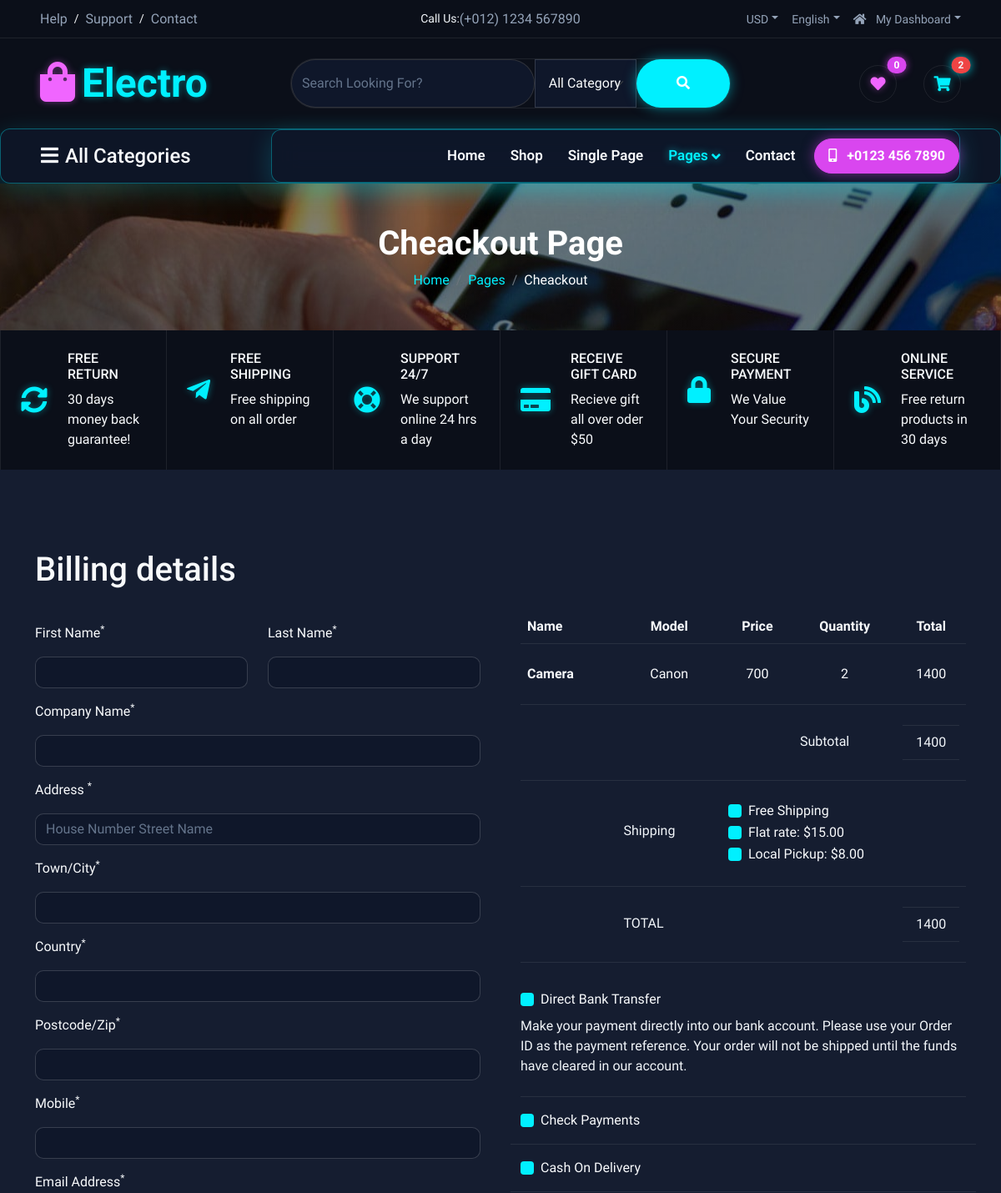
Page /cheackout (upper part) on the earlier database version.
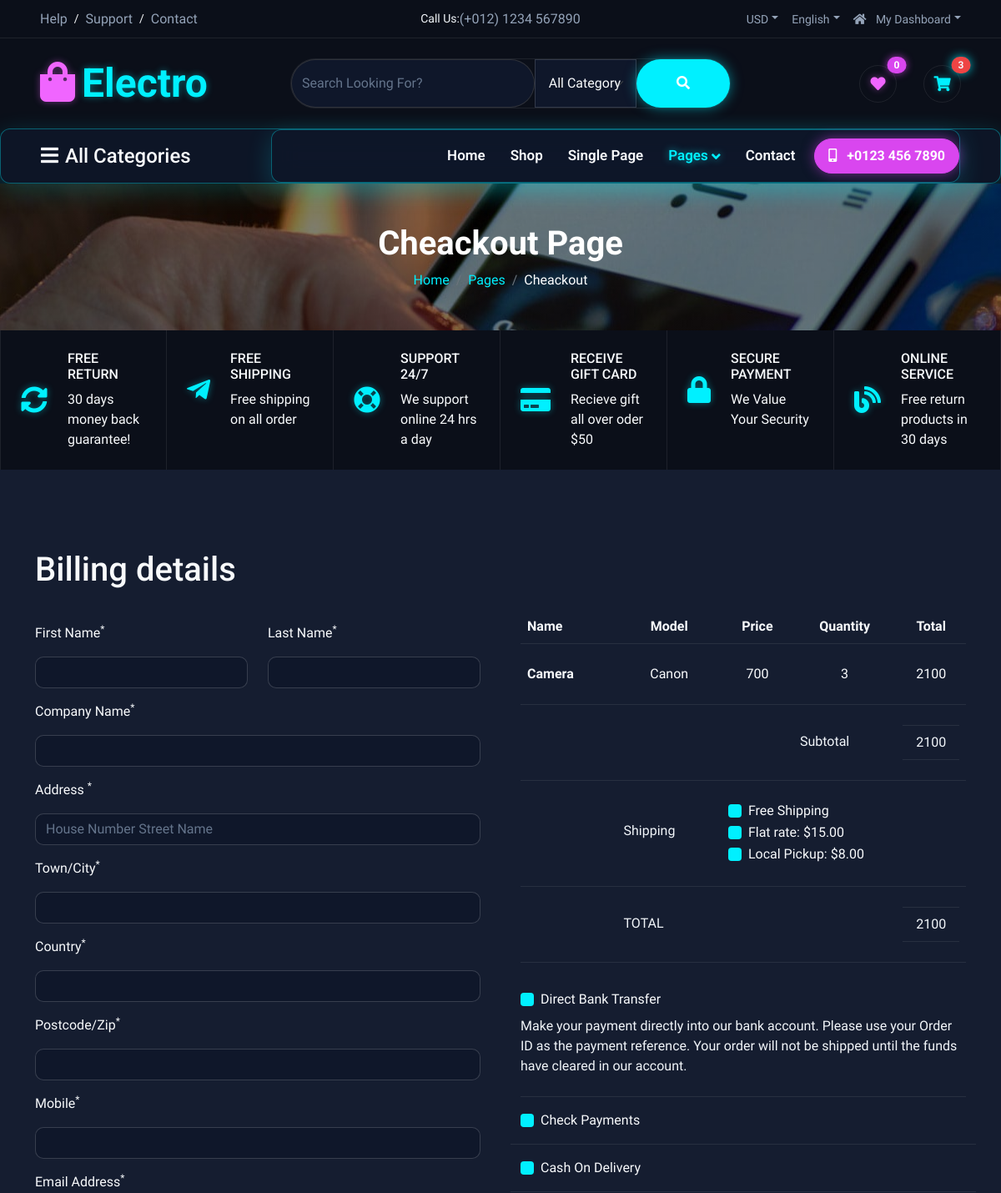
Same page on the later database version.
### app/models.py (models this page shows, shortened)
class CartItem(models.Model):
    cart = models.ForeignKey(Cart, on_delete=models.CASCADE)
    product = models.ForeignKey(Product, on_delete=models.CASCADE)
    quantity = models.IntegerField(default=1)

class Product(models.Model):
    name=models.CharField(max_length=100)
    price=models.IntegerField()
    image=models.ImageField(upload_to='product_image')
    brand=models.CharField(max_length=100)
    category=models.ForeignKey(Category, on_delete=models.CASCADE, blank=True, null=True)

### app/views.py (the view, shortened to what this page needs)
# urls.py: path('cheackout', views.cheackout, name='cheackout'),
def cheackout(request):
    items = CartItem.objects.all()
    subtotal = 0
    for i in items:
        i.subtotal = i.product.price * i.quantity
        subtotal += i.subtotal
    total = subtotal
    client = razorpay.Client(
        auth=(settings.RAZORPAY_KEY_ID, settings.RAZORPAY_KEY_SECRET)
    )
    payment = client.order.create({
        'amount': int(total * 100),  # Razorpay accepts paisa
        'currency': 'INR',
        'payment_capture': '1'
    })
    context = {
        'items': items,
        'subtotal': subtotal,
        'total': total,
        'order_id': payment['id'],
        'razorpay_key': settings.RAZORPAY_KEY_ID,
    }
    return render(request, 'cheackout.html', context)

### app/context_processors.py (called while the page is built)
def categories(request):
    return {
        'categories': Category.objects.all()
    }

def cart_context(request):
    cart_count = 0
    wishlist_count = Wishlist.objects.count()
    user_id = request.session.get('user_id')
    if user_id:
        user = Register.objects.filter(id=user_id).first()
        if user:
            cart = Cart.objects.filter(user=user).first()
            if cart:
                cart_items = CartItem.objects.filter(cart=cart)
                cart_count = sum(item.quantity for item in cart_items)
    else:
        cart_items = CartItem.objects.all()
        cart_count = sum(item.quantity for item in cart_items) if cart_items.exists() else 0
    return {
        'cart_count': cart_count,
        'wishlist_count': wishlist_count,
    }

### app/templates/cheackout.html (shortened to what the changed rows need)
{% load static %}
<!DOCTYPE html>
<html lang="en">
<head>
    <link rel="stylesheet" href="https://use.fontawesome.com/releases/v5.15.4/css/all.css" />
    <link href="https://cdn.jsdelivr.net/npm/bootstrap-icons@1.4.1/font/bootstrap-icons.css" rel="stylesheet">
    <link href="static/lib/animate/animate.min.css" rel="stylesheet">
    <link href="static/lib/owlcarousel/assets/owl.carousel.min.css" rel="stylesheet">
    <link href="static/css/bootstrap.min.css" rel="stylesheet">
    <link href="static/css/style.css" rel="stylesheet">
</head>
<body>
    <div class="container-fluid px-5 py-4 d-none d-lg-block">
        <div class="row gx-0 align-items-center text-center">
            <div class="col-md-4 col-lg-3 text-center text-lg-start">
                <div class="d-inline-flex align-items-center">
                    <a href="" class="navbar-brand p-0">
                        <h1 class="display-5 text-primary m-0"><i
                                class="fas fa-shopping-bag text-secondary me-2"></i>Electro</h1>
                    </a>
                </div>
            </div>
            <div class="col-md-4 col-lg-3 text-center text-lg-end">
                <div class="d-inline-flex align-items-center">
                    <a href="{% url 'cart' %}"
                        class="text-white d-flex align-items-center justify-content-center position-relative ms-2" title="Shopping Cart">
                        <span
                            class="rounded-circle btn-md-square border border-primary d-flex align-items-center justify-content-center text-primary" style="width: 45px; height: 45px; font-size: 18px;"><i
                                class="fas fa-shopping-cart"></i></span>
                        <span class="position-absolute top-0 start-100 translate-middle badge rounded-pill bg-primary text-dark fw-bold" style="font-size: 12px; padding: 4px 8px; box-shadow: 0 0 12px rgba(0, 240, 255, 0.8);">{{ cart_count|default:0 }}</span>
                    </a>
                </div>
            </div>
        </div>
    </div>
    <div class="container-fluid page-header py-5">
        <h1 class="text-center text-white display-6 wow fadeInUp" data-wow-delay="0.1s">Cheackout Page</h1>
    </div>
    <form method="POST">
    <div class="container-fluid bg-light overflow-hidden py-5">
        <div class="container py-5">
            <h1 class="mb-4 wow fadeInUp" data-wow-delay="0.1s">Billing details</h1>
                <div class="row g-5">
                    <div class="col-md-12 col-lg-6 col-xl-6 wow fadeInUp" data-wow-delay="0.3s">
                        <div class="table-responsive">
                            <table class="table">
                                <thead>
                                    <tr class="text-center">
                                        <th scope="col" class="text-start">Name</th>
                                        <th scope="col">Model</th>
                                        <th scope="col">Price</th>
                                        <th scope="col">Quantity</th>
                                        <th scope="col">Total</th>
                                    </tr>
                                </thead>
                                <tbody>
                                    {% for i in items %}
                                    <tr class="text-center">
                                        <th scope="row" class="text-start py-4">
                                            {{i.product.name}}
                                        </th>
                                        <td class="py-4">{{i.product.brand}}</td>
                                        <td class="py-4">{{i.product.price}}</td>
                                        <td class="py-4 text-center">{{i.quantity}}</td>
                                        <td class="py-4">{{i.subtotal}}</td>
                                    </tr>
                                     {% endfor%}
                                    <tr>
                                        <th scope="row">
                                        </th>
                                        <td class="py-4">
                                            <div class="py-2 text-center border-bottom border-top">
                                                <p class="mb-0 text-dark">{{total}}</p>
                                            </div>
                                        </td>
                                    </tr>
                                    <tr>
                                        <th scope="row">
                                        </th>
                                    </tr>
                                    <tr>
                                        <th scope="row">
                                        </th>
                                        <td class="py-4">
                                            <div class="py-2 text-center border-bottom border-top">
                                                <p class="mb-0 text-dark">{{total}}</p>
                                            </div>
                                        </td>
                                    </tr>
                                </tbody>
                            </table>
                        </div>
                    </div>
                </div>
            </form>
</body>
</html>

Differences in the rows shown:
changed CartItem "Camera": quantity "2" → "3"; subtotal "1400" → "2100"
Other differences:
{{ cart_count|default:0 }}: "2" → "3"
{{ total }}: "1400" → "2100"
